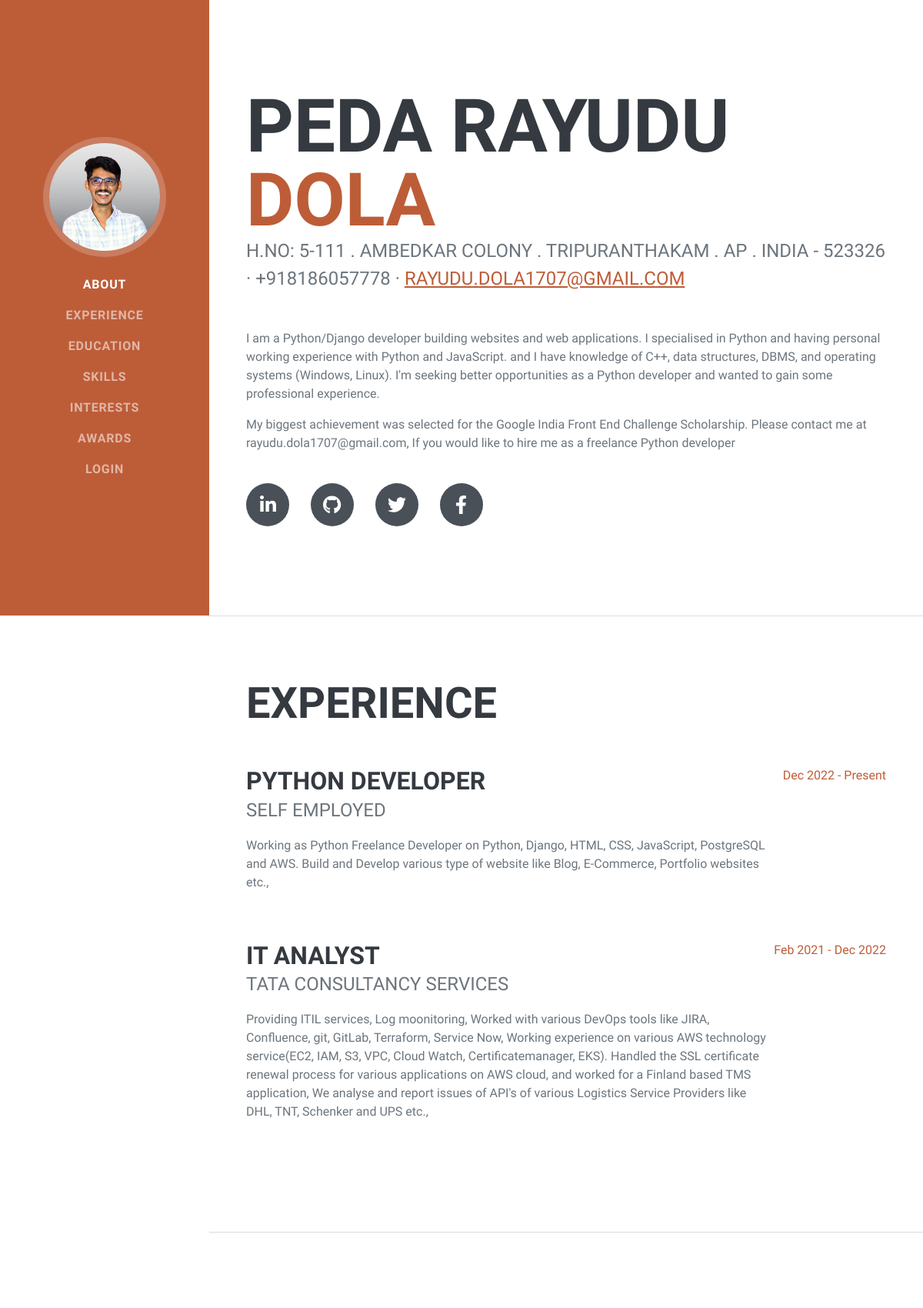
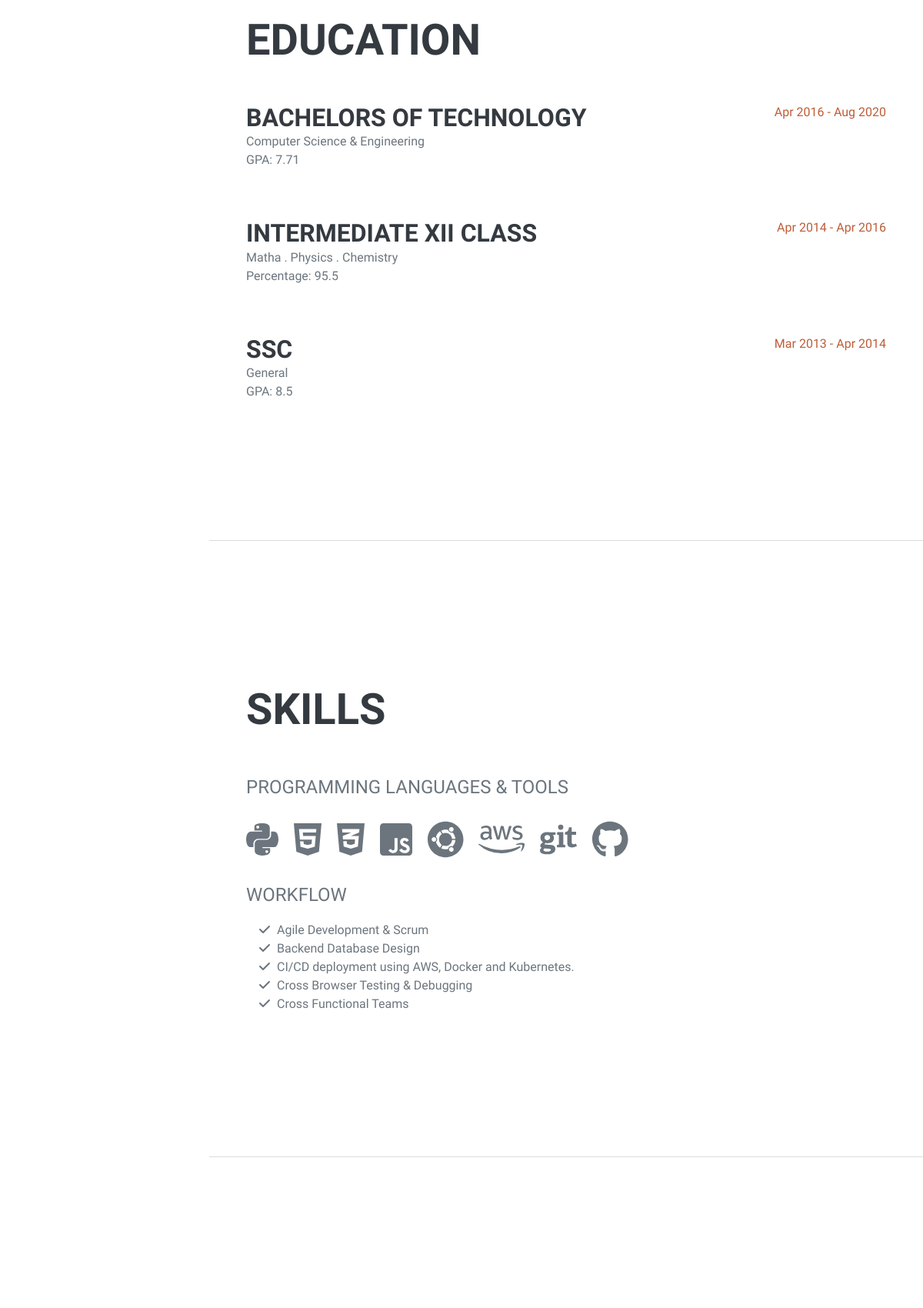
The page / (upper part) on the database its author committed (2 pictures, top to bottom).
### basicdetails/models.py (models this page shows, shortened)
class About(models.Model) :
    user = models.ForeignKey(User, on_delete=models.CASCADE)
    address = models.TextField()
    phone_number = models.CharField(max_length=13)
    description = models.TextField()
    linkedin_url = models.URLField()
    github_url = models.URLField()
    twitter_url = models.URLField()
    facebook_url = models.URLField()
    skillset = models.ManyToManyField(skills)

class Experience(models.Model) :
    user = models.ForeignKey(User, on_delete=models.CASCADE)
    job_position = models.CharField(max_length=30, null=False, blank=False)
    organization = models.CharField(max_length=30, null=False, blank=False)
    description = models.TextField()
    presently_working = models.BooleanField()
    start_date = models.DateField()
    end_date = models.DateField()
    class Meta :
        ordering = ['-start_date']

class Education(models.Model) :
    user = models.ForeignKey(User, on_delete=models.CASCADE)
    course = models.CharField(max_length=30, null=False, blank=False)
    specilization = models.CharField(max_length=30, null=False, blank=False)
    percentage_cgpa = models.FloatField()
    presently_studying = models.BooleanField()
    start_date = models.DateField()
    end_date = models.DateField()
    class Meta :
        ordering = ['-start_date']

class skills(models.Model) :
    name = models.CharField(max_length=30)
    icon = models.CharField(max_length=30)

class workflow(models.Model) :
    user = models.ForeignKey(User, on_delete=models.CASCADE)
    workflow = models.TextField()
    class Meta:
        ordering = ['workflow']

### basicdetails/views.py (the view)
# urls.py: path('', views.index, name="index"),
def index(request) :
    skills_details = models.skills.objects.all()
    about = models.About.objects.all()
    for i in about :
        about = i
        break
    experiences = models.Experience.objects.all()
    educations = models.Education.objects.all()
    work_flow_details = models.workflow.objects.all()
    interests_details = models.interests.objects.all()
    awards_certifications_details = models.awards_certifications.objects.all()
    skill_details = about.skillset.all()
    return render(request, "index.html", {'about':about,
                                         'experiences':experiences,
                                         'educations' : educations,
                                         'work_flow_details':work_flow_details,
                                         'interests_details':interests_details,
                                         'skill_details':skill_details,
                                         'awards_certifications_details' : awards_certifications_details})

### templates/index.html (shortened to what this page needs)
{% load static %}
<!DOCTYPE html>
<html lang="en">
    <head>
        <link href="{% static 'css/styles.css' %}" rel="stylesheet" />
    </head>
    <body id="page-top">
        <nav class="navbar navbar-expand-lg navbar-dark bg-primary fixed-top" id="sideNav">
            <a class="navbar-brand js-scroll-trigger" href="#page-top">
                <span class="d-none d-lg-block"><img class="img-fluid img-profile rounded-circle mx-auto mb-2" src="{% static 'assets/img/portfolio.png' %}" alt="..." /></span>
            </a>
            <div class="collapse navbar-collapse" id="navbarResponsive">
                <ul class="navbar-nav">
                    <li class="nav-item"><a class="nav-link js-scroll-trigger" href="#about">About</a></li>
                    <li class="nav-item"><a class="nav-link js-scroll-trigger" href="#experience">Experience</a></li>
                    <li class="nav-item"><a class="nav-link js-scroll-trigger" href="#education">Education</a></li>
                    <li class="nav-item"><a class="nav-link js-scroll-trigger" href="#skills">Skills</a></li>
                    <li class="nav-item"><a class="nav-link js-scroll-trigger" href="#interests">Interests</a></li>
                    <li class="nav-item"><a class="nav-link js-scroll-trigger" href="#awards">Awards</a></li>
                    {% if user.is_authenticated %}
                    <li class="nav-item"><a class="nav-link js-scroll-trigger" href="{% url 'accounts:logout' %}">Logout</a></li>
                    {% else %}
                    <li class="nav-item"><a class="nav-link js-scroll-trigger" href="{% url 'accounts:login' %}">Login</a></li>
                    {% endif %}
                </ul>
            </div>
        </nav>
        <div class="container-fluid p-0">
            <section class="resume-section" id="about">
                <div class="resume-section-content">
                    <h1 class="mb-0">
                        {{about.user.first_name}}
                        <span class="text-primary">{{about.user.last_name}}</span>
                    </h1>
                    <div class="subheading mb-5">
                        {{about.address}} · {{about.phone_number}} ·
                        <a href="mailto:{{ about.user.email|lower }}"> {{ about.user.email }} </a>
                    </div>
                    <p class="lead mb-5"> {{about.description|linebreaks}} </p>
                    <br/>
                    <div class="social-icons">
                        <a class="social-icon" href="{{about.linkedin_url}}"><i class="fab fa-linkedin-in"></i></a>
                        <a class="social-icon" href="{{about.github_url}}"><i class="fab fa-github"></i></a>
                        <a class="social-icon" href="{{about.twitter_url}}"><i class="fab fa-twitter"></i></a>
                        <a class="social-icon" href="{{about.facebook_url}}"><i class="fab fa-facebook-f"></i></a>
                    </div>
                </div>
            </section>
            <hr class="m-0" />
            <section class="resume-section" id="experience">
                <div class="resume-section-content">
                    <h2 class="mb-5">Experience</h2>
                    {% for i in experiences %}
                    <div class="d-flex flex-column flex-md-row justify-content-between mb-5">
                        <div class="flex-grow-1">
                            <h3 class="mb-0"> {{i.job_position }} </h3>
                            <div class="subheading mb-3"> {{i.organization}} </div>
                            <p>{{ i.description }}</p>
                        </div>
                        {% if i.presently_working %}
                        <div class="flex-shrink-0"><span class="text-primary"> {{ i.start_date|date:"M Y" }} - Present</span></div>
                        {% else %}
                        <div class="flex-shrink-0"><span class="text-primary"> {{ i.start_date|date:"M Y" }} - {{i.end_date|date:"M Y"}}</span></div>
                        {% endif %}
                    </div>
                    {% endfor %}
                </div>
            </section>
            <hr class="m-0" />
            <section class="resume-section" id="education">
                <div class="resume-section-content">
                    <h2 class="mb-5">Education</h2>
                    {% for education in educations %}
                    <div class="d-flex flex-column flex-md-row justify-content-between mb-5">
                        <div class="flex-grow-1">
                            <h3 class="mb-0">{{education.course}}</h3>
                            <div>{{education.specilization}}</div>
                            {% if education.percentage_cgpa <= 10 %}
                            <p>GPA: {{education.percentage_cgpa}} </p>
                            {% else %}
                            <p> Percentage: {{education.percentage_cgpa}} </p>
                            {% endif %}
                        </div>
                        {% if education.presently_studying %}
                        <div class="flex-shrink-0"><span class="text-primary">{{education.start_date|date:"M Y"}} - present </span></div>
                        {% else %}
                        <div class="flex-shrink-0"><span class="text-primary">{{education.start_date|date:"M Y"}} - {{ education.end_date|date:"M Y"}} </span></div>
                        {% endif %}
                    </div>
                    {% endfor %}
                </div>
            </section>
            <hr class="m-0" />
            <section class="resume-section" id="skills">
                <div class="resume-section-content">
                    <h2 class="mb-5">Skills</h2>
                    <div class="subheading mb-3">Programming Languages & Tools</div>
                    <ul class="list-inline dev-icons">
                        {% for i in skill_details %}
                            {% if i.icon != "0" %}
                            <li class="list-inline-item"><i class="{{i.icon}}"></i></li>
                            {% endif %}
                        {% endfor %}
                    </ul>
                    <div class="subheading mb-3">Workflow</div>
                    <ul class="fa-ul mb-0">
                        {% for i in work_flow_details %}
                        <li>
                            <span class="fa-li"><i class="fas fa-check"></i></span>
                            {{i.workflow}}
                        </li>
                        {% endfor %}
                    </ul>
                </div>
            </section>
            <hr class="m-0" />
            <section class="resume-section" id="interests">
            </section>
        </div>
    </body>
</html>

### rows shown on the page
About: user.first_name "PEDA RAYUDU", user.last_name "DOLA", address "H.NO: 5-111 . AMBEDKAR COLONY . TRIPURANTHAKAM . AP . INDIA - 523326", phone_number "+918186057778", user.email "RAYUDU.DOLA1707@GMAIL.COM", description "I am a Python/Django developer building websites and web applications. I specialised in Python and having personal working experience with Python and JavaScript. and I have knowledge of C++, data structures, DBMS, and operating systems (Windows, Linux). I'm seeking better opportunities as a Python developer and wanted to gain some professional experience. My biggest achievement was selected for the Google India Front End Challenge Scholarship. Please contact me at rayudu.dola1707@gmail.com, If you would like to hire me as a freelance Python developer"
Experience: job_position "PYTHON DEVELOPER", organization "SELF EMPLOYED", description "Working as Python Freelance Developer on Python, Django, HTML, CSS, JavaScript, PostgreSQL and AWS. Build and Develop various type of website like Blog, E-Commerce, Portfolio websites etc.,", start_date "Dec 2022"
Experience: job_position "IT ANALYST", organization "TATA CONSULTANCY SERVICES", description "Providing ITIL services, Log moonitoring, Worked with various DevOps tools like JIRA, Confluence, git, GitLab, Terraform, Service Now, Working experience on various AWS technology service(EC2, IAM, S3, VPC, Cloud Watch, Certificatemanager, EKS). Handled the SSL certificate renewal process for various applications on AWS cloud, and worked for a Finland based TMS application, We analyse and report issues of API's of various Logistics Service Providers like DHL, TNT, Schenker and UPS etc.,", start_date "Feb 2021", end_date "Dec 2022"
Education: course "BACHELORS OF TECHNOLOGY", specilization "Computer Science & Engineering", percentage_cgpa "7.71", start_date "Apr 2016", end_date "Aug 2020"
Education: course "INTERMEDIATE XII CLASS", specilization "Matha . Physics . Chemistry", percentage_cgpa "95.5", start_date "Apr 2014", end_date "Apr 2016"
Education: course "SSC", specilization "General", percentage_cgpa "8.5", start_date "Mar 2013", end_date "Apr 2014"
workflow: workflow "Agile Development & Scrum"
workflow: workflow "Backend Database Design"
workflow: workflow "CI/CD deployment using AWS, Docker and Kubernetes."
workflow: workflow "Cross Browser Testing & Debugging"
workflow: workflow "Cross Functional Teams"
